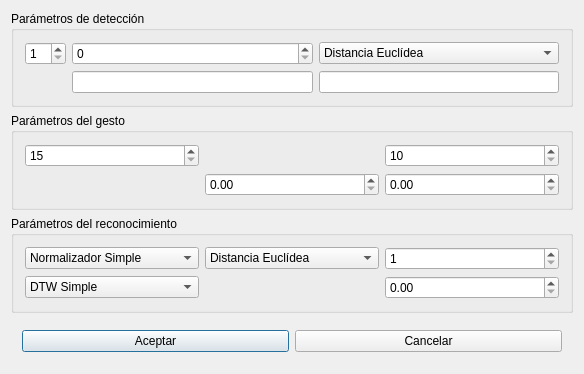
<?xml version="1.0" encoding="UTF-8"?>
<ui version="4.0">
 <class>GestureParameterClass</class>
 <widget class="QDialog" name="GestureParameterClass">
  <property name="geometry">
   <rect>
    <x>0</x>
    <y>0</y>
    <width>584</width>
    <height>316</height>
   </rect>
  </property>
  <property name="windowTitle">
   <string>GestureParameter</string>
  </property>
  <layout class="QVBoxLayout" name="verticalLayout">
   <item>
    <widget class="QGroupBox" name="detectionGroup">
     <property name="title">
      <string>Parámetros de detección</string>
     </property>
     <layout class="QGridLayout" name="gridLayout">
      <item row="0" column="0">
       <widget class="QSpinBox" name="bufferSize">
        <property name="minimum">
         <number>1</number>
        </property>
        <property name="maximum">
         <number>20</number>
        </property>
       </widget>
      </item>
      <item row="0" column="1">
       <widget class="QSpinBox" name="relaxedCount"/>
      </item>
      <item row="0" column="2">
       <widget class="QComboBox" name="distanceCalculatorAGM">
        <item>
         <property name="text">
          <string>Distancia Euclídea</string>
         </property>
        </item>
       </widget>
      </item>
      <item row="1" column="1">
       <widget class="QLineEdit" name="nonVaryingAccelerationRate"/>
      </item>
      <item row="1" column="2">
       <widget class="QLineEdit" name="accelerationThreshold"/>
      </item>
     </layout>
    </widget>
   </item>
   <item>
    <widget class="QGroupBox" name="gestureDescriptionGroup">
     <property name="title">
      <string>Parámetros del gesto</string>
     </property>
     <layout class="QGridLayout" name="gridLayout_2">
      <item row="0" column="0">
       <widget class="QSpinBox" name="walkedPixels">
        <property name="minimum">
         <number>15</number>
        </property>
        <property name="maximum">
         <number>100</number>
        </property>
       </widget>
      </item>
      <item row="0" column="2">
       <widget class="QSpinBox" name="minimunPointCount">
        <property name="minimum">
         <number>10</number>
        </property>
        <property name="maximum">
         <number>80</number>
        </property>
       </widget>
      </item>
      <item row="1" column="1">
       <widget class="QDoubleSpinBox" name="distanceThreshold">
        <property name="maximum">
         <double>1.000000000000000</double>
        </property>
        <property name="singleStep">
         <double>0.050000000000000</double>
        </property>
       </widget>
      </item>
      <item row="1" column="2">
       <widget class="QDoubleSpinBox" name="maxGestureTime">
        <property name="maximum">
         <double>2.000000000000000</double>
        </property>
        <property name="singleStep">
         <double>0.050000000000000</double>
        </property>
       </widget>
      </item>
     </layout>
    </widget>
   </item>
   <item>
    <widget class="QGroupBox" name="dtwGroup">
     <property name="title">
      <string>Parámetros del reconocimiento</string>
     </property>
     <layout class="QGridLayout" name="gridLayout_3">
      <item row="0" column="0">
       <widget class="QComboBox" name="valuesNormalizator">
        <item>
         <property name="text">
          <string>Normalizador Simple</string>
         </property>
        </item>
       </widget>
      </item>
      <item row="0" column="1">
       <widget class="QComboBox" name="distanceCalculatorDTW">
        <item>
         <property name="text">
          <string>Distancia Euclídea</string>
         </property>
        </item>
       </widget>
      </item>
      <item row="0" column="2">
       <widget class="QSpinBox" name="relaxedRatio">
        <property name="minimum">
         <number>1</number>
        </property>
       </widget>
      </item>
      <item row="1" column="0">
       <widget class="QComboBox" name="dtwAlgorithm">
        <item>
         <property name="text">
          <string>DTW Simple</string>
         </property>
        </item>
        <item>
         <property name="text">
          <string>Paralelogramo de Itakura</string>
         </property>
        </item>
        <item>
         <property name="text">
          <string>Banda de Sakoe/Chiba</string>
         </property>
        </item>
       </widget>
      </item>
      <item row="1" column="2">
       <widget class="QDoubleSpinBox" name="rate">
        <property name="maximum">
         <double>1.000000000000000</double>
        </property>
        <property name="singleStep">
         <double>0.050000000000000</double>
        </property>
       </widget>
      </item>
     </layout>
    </widget>
   </item>
   <item>
    <widget class="QWidget" name="widget" native="true">
     <layout class="QHBoxLayout" name="horizontalLayout">
      <item>
       <widget class="QPushButton" name="accept">
        <property name="text">
         <string>Aceptar</string>
        </property>
       </widget>
      </item>
      <item>
       <widget class="QPushButton" name="reject">
        <property name="text">
         <string>Cancelar</string>
        </property>
       </widget>
      </item>
     </layout>
    </widget>
   </item>
  </layout>
 </widget>
 <layoutdefault spacing="6" margin="11"/>
 <resources/>
 <connections>
  <connection>
   <sender>bufferSize</sender>
   <signal>valueChanged(int)</signal>
   <receiver>GestureParameterClass</receiver>
   <slot>setDetectedCount(int)</slot>
   <hints>
    <hint type="sourcelabel">
     <x>42</x>
     <y>46</y>
    </hint>
    <hint type="destinationlabel">
     <x>187</x>
     <y>6</y>
    </hint>
   </hints>
  </connection>
  <connection>
   <sender>relaxedCount</sender>
   <signal>valueChanged(int)</signal>
   <receiver>GestureParameterClass</receiver>
   <slot>setMaxRelatedRatio(int)</slot>
   <hints>
    <hint type="sourcelabel">
     <x>217</x>
     <y>41</y>
    </hint>
    <hint type="destinationlabel">
     <x>368</x>
     <y>3</y>
    </hint>
   </hints>
  </connection>
  <connection>
   <sender>accept</sender>
   <signal>clicked()</signal>
   <receiver>GestureParameterClass</receiver>
   <slot>accept()</slot>
   <hints>
    <hint type="sourcelabel">
     <x>65</x>
     <y>278</y>
    </hint>
    <hint type="destinationlabel">
     <x>150</x>
     <y>315</y>
    </hint>
   </hints>
  </connection>
  <connection>
   <sender>reject</sender>
   <signal>clicked()</signal>
   <receiver>GestureParameterClass</receiver>
   <slot>reject()</slot>
   <hints>
    <hint type="sourcelabel">
     <x>339</x>
     <y>283</y>
    </hint>
    <hint type="destinationlabel">
     <x>411</x>
     <y>315</y>
    </hint>
   </hints>
  </connection>
 </connections>
 <slots>
  <slot>setDetectedCount(int)</slot>
  <slot>setMaxRelatedRatio(int)</slot>
 </slots>
</ui>
